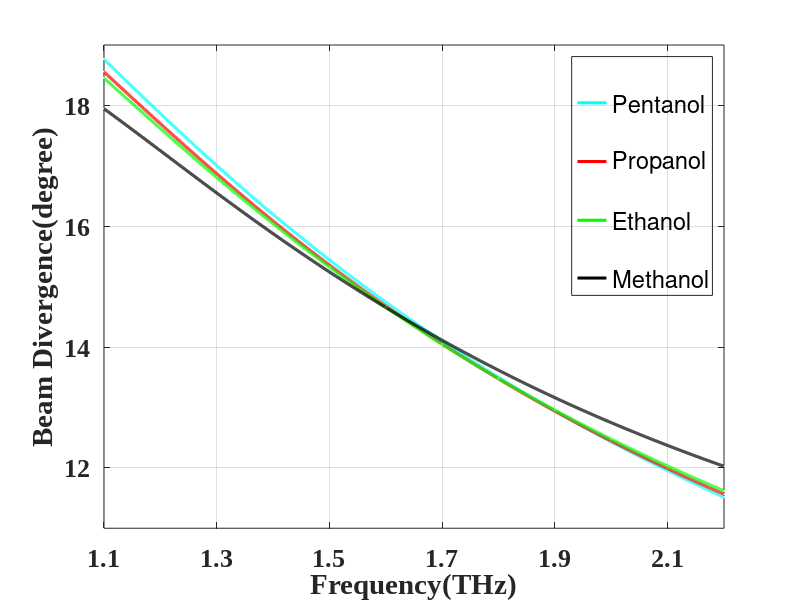

This figure's MATLAB source:
%%%%%%%%%%%%%%%%%%%%%%%%%%%%pentanol
start_1_lam1=[
    1.1
    1.2
    1.3
    1.4
    1.5
    1.6
    1.7
    1.8
    1.9
    2.0
    2.1
    2.2 
];

%FUNDAMENTAL MODE imaginary part
start_1_img=[
   0.3274903326879881
   0.31180467989556776      
   0.2967829618699985       
   0.28265684594756624      
   0.2695007246212221       
   0.2573022755973961       
   0.24601477787904488      
   0.23557668014575656      
   0.225910120046928        
   0.2169570685124529       
   0.2086509002641159       
   0.20093235411744403      
    
];

for j=1:length(start_1_lam1)    
start_1_los(j,1)=(180/pi)*start_1_img(j,1);
end
  x=1.1:0.0005:2.2;
  y=interp1(start_1_lam1,start_1_los,x,'spline');
plot(start_1_lam1,start_1_los,'.w',x,y,'cyan','LineWidth',2.2);
hold on

%%%%%%%%%%%%%%%%%%%%%%%%%%%%%%propanol
start_5_lam1=[
    1.1
    1.2
    1.3
    1.4
    1.5
    1.6
    1.7
    1.8
    1.9
    2.0
    2.1
    2.2 
];

%FUNDAMENTAL MODE imaginary part
start_5_img=[
    0.32384056796857513
    0.3088787001461667       
    0.29442207703248807      
    0.2807631323531876       
    0.2680132587496315       
    0.25618374299701285      
    0.24524324278059517      
    0.23514056431502772      
    0.225805464602367        
    0.21718490129398493      
    0.2092163174024304       
    0.20184354374331107      
];

for j=1:length(start_5_lam1)    
start_5_los(j,1)=(180/pi)*start_5_img(j,1);
end 
  x=1.1:0.0005:2.2;
  y=interp1(start_5_lam1,start_5_los,x,'spline');
plot(start_5_lam1,start_5_los,'.w',x,y,'red','LineWidth',2.2);
hold on


%%%%%%%%%%%%%%%%%%%%%%%%%%%%%%ethanol
start_6_lam1=[
    1.1
    1.2
    1.3
    1.4
    1.5
    1.6
    1.7
    1.8
    1.9
    2.0
    2.1
    2.2 
];

%FUNDAMENTAL MODE imaginary part
start_6_img=[
   0.322046610096913
   0.30749186690955865      
   0.29335770249445736      
   0.27996990010258055      
   0.26746030375200097      
   0.2558533520258649       
   0.2451263122679153       
   0.2352337800776336       
   0.22610448037696484      
   0.2177038036714069       
   0.20995543147696888      
   0.20280981501543893      
];

for j=1:length(start_6_lam1)    
start_6_los(j,1)=(180/pi)*start_6_img(j,1);
end 
  x=1.1:0.0005:2.2;
  y=interp1(start_6_lam1,start_6_los,x,'spline');
plot(start_6_lam1,start_6_los,'.w',x,y,'green','LineWidth',2.2);
hold on

%%%%%%%%%%%%%%%%%%%%%%%%%%%%%%methanol
start_7_lam1=[
    1.1
    1.2
    1.3
    1.4
    1.5
    1.6
    1.7
    1.8
    1.9
    2.0
    2.1
    2.2 
];

%FUNDAMENTAL MODE imaginary part
start_7_img=[
  0.3132013056750669
  0.30106585379390244      
  0.28885864660631216      
  0.2770975078310309       
  0.2660308857588427       
  0.2557563109029613       
  0.24629609253850054      
  0.2376314456477352       
  0.22970707302549462      
  0.22248971601824552      
  0.2159027989270133       
  0.20988734689494953      
];

for j=1:length(start_7_lam1)    
start_7_los(j,1)=(180/pi)*start_7_img(j,1);
end 
  x=1.1:0.0005:2.2;
  y=interp1(start_7_lam1,start_7_los,x,'spline');
plot(start_7_lam1,start_7_los,'.w',x,y,'black','LineWidth',2.2);


set(gca,'FontSize',12,'FontName','Times New Roman','fontweight','b','xtick',[1.1:0.2:2.2])
%set(gca,'FontSize',12,'FontName','Times New Roman','fontweight','b','ytick',[4:2:20])
xlabel('Frequency(THz)','FontSize',18);
ylabel('Beam Divergence(degree)','FontSize',18);
ylim([11 19]);
xlim([1.1 2.2]);
set(gca,'FontSize',19); % size of tick marks on both axes
lgnd=legend(' ','Pentanol',' ','Propanol',' ','Ethanol',' ','Methanol');
set(lgnd,'color','none');
grid on